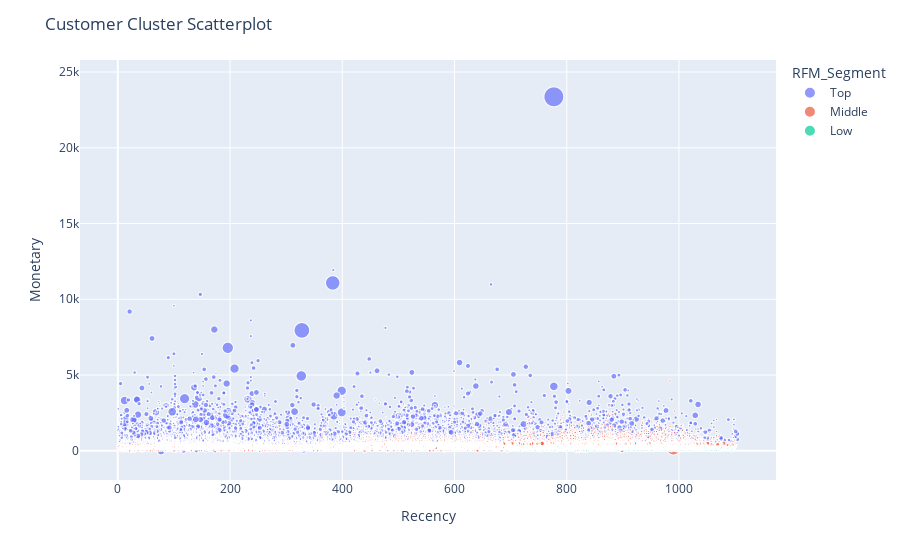

This figure's notebook cell:
### Code cell
fig1 = px.scatter(hotel_customer_rfm, x="Recency", y="Monetary", color="RFM_Segment",
                 size="Frequency")

fig1.update_layout(title="Customer Cluster Scatterplot")
fig1.show()

### Figure 1 — Plotly figure (JSON) as saved in the notebook; plotly's stock layout.template omitted (floating-point values rounded to 4 significant figures; data arrays with more than 128 entries replaced by an {"elided": "..."} marker saying what was removed)
{"data": [{"hovertemplate": "RFM_Segment=Top<br>Recency=%{x}<br>Monetary=%{y}<br>Frequency=%{marker.size}<extra></extra>", "legendgroup": "Top", "marker": {"color": "#636efa", "size": {"elided": "26161 int values"}, "sizemode": "area", "sizeref": 0.4625, "symbol": "circle"}, "mode": "markers", "name": "Top", "showlegend": true, "type": "scattergl", "x": {"elided": "26161 int values"}, "xaxis": "x", "y": {"elided": "26161 float values"}, "yaxis": "y"}, {"hovertemplate": "RFM_Segment=Middle<br>Recency=%{x}<br>Monetary=%{y}<br>Frequency=%{marker.size}<extra></extra>", "legendgroup": "Middle", "marker": {"color": "#EF553B", "size": {"elided": "30581 int values"}, "sizemode": "area", "sizeref": 0.4625, "symbol": "circle"}, "mode": "markers", "name": "Middle", "showlegend": true, "type": "scattergl", "x": {"elided": "30581 int values"}, "xaxis": "x", "y": {"elided": "30581 float values"}, "yaxis": "y"}, {"hovertemplate": "RFM_Segment=Low<br>Recency=%{x}<br>Monetary=%{y}<br>Frequency=%{marker.size}<extra></extra>", "legendgroup": "Low", "marker": {"color": "#00cc96", "size": {"elided": "6928 int values"}, "sizemode": "area", "sizeref": 0.4625, "symbol": "circle"}, "mode": "markers", "name": "Low", "showlegend": true, "type": "scattergl", "x": {"elided": "6928 int values"}, "xaxis": "x", "y": {"elided": "6928 float values"}, "yaxis": "y"}], "layout": {"legend": {"itemsizing": "constant", "title": {"text": "RFM_Segment"}, "tracegroupgap": 0}, "margin": {"t": 60}, "title": {"text": "Customer Cluster Scatterplot"}, "xaxis": {"anchor": "y", "domain": [0, 1], "title": {"text": "Recency"}}, "yaxis": {"anchor": "x", "domain": [0, 1], "title": {"text": "Monetary"}}}}
